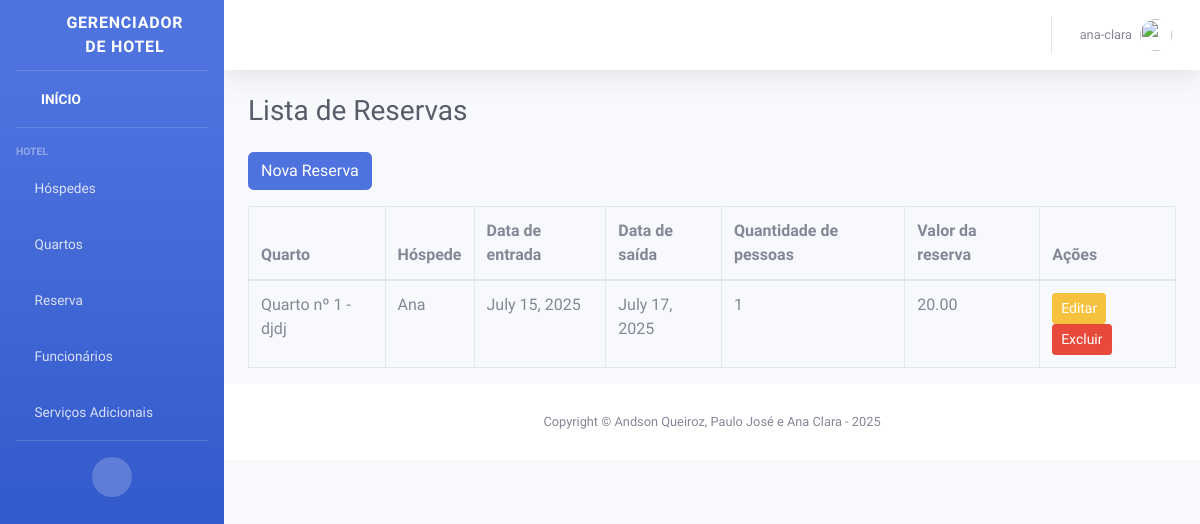
Page /reservas (signed in) on the committed database.
### reservas/models.py (models this page shows, shortened)
class Reserva(models.Model):
    hospede = models.ForeignKey(Hospede, to_field='cpf', on_delete=models.CASCADE)
    quarto = models.ForeignKey(Quarto, on_delete=models.CASCADE)
    dtEntrada = models.DateField()
    dtSaida = models.DateField()
    quantPessoas = models.PositiveIntegerField()
    valor_total = models.DecimalField(max_digits=8, decimal_places=2, blank=True, null=True)

### quartos/models.py (models this page shows)
class Quarto(models.Model):
    numero = models.IntegerField(unique=True, primary_key=True)
    tipo = models.CharField(max_length=50)
    capacidade = models.IntegerField()
    disponibilidade = models.BooleanField(default=True)
    preco_diaria = models.DecimalField(max_digits=8, decimal_places=2)
    def __str__(self):
        return f"Quarto nº {self.numero} - {self.tipo}"

### clientes/models.py (models this page shows)
class Hospede(models.Model):
    nome = models.CharField(max_length=100)
    telefone = models.CharField(max_length=20)
    ativo = models.BooleanField(default=False)
    cpf = models.CharField(primary_key=True, max_length=14)
    def __str__(self):
        return self.nome

### reservas/views.py (the view)
# urls.py: path('reservas', views.listar_reservas, name='listar_reservas'),
@login_required
def listar_reservas(request):
    reservas = Reserva.objects.all()
    return render(request, 'reservas/listar.html', {'reservas': reservas})

### templates/reservas/listar.html
{% extends 'base.html' %}
{% block content %}
<div class="container-fluid">
  <h1 class="h3 mb-4 text-gray-800">Lista de Reservas</h1>
  <a href="{% url 'cadastrar_reserva' %}" class="btn btn-primary mb-3">Nova Reserva</a>
  <table class="table table-bordered">
    <thead>
      <tr>
        <th>Quarto</th>
        <th>Hóspede</th>
        <th>Data de entrada</th>
        <th>Data de saída</th>
        <th>Quantidade de pessoas</th>
        <th>Valor da reserva</th>
        <th>Ações</th>
      </tr>
    </thead>
    <tbody>
      {% for reserva in reservas %}
      <tr>
        <td>{{ reserva.quarto }}</td>
        <td>{{ reserva.hospede }}</td>
        <td>{{ reserva.dtEntrada }}</td>
        <td>{{ reserva.dtSaida }}</td>
        <td>{{ reserva.quantPessoas }}</td>
        <td>{{ reserva.valor_total }}</td>
        <td>
          <a href="{% url 'editar_reserva' reserva.id %}" class="btn btn-warning btn-sm">Editar</a>
          <a href="{% url 'deletar_reserva' reserva.id %}" class="btn btn-danger btn-sm" onclick="return confirm('Tem certeza que deseja excluir esta reserva?')">Excluir</a>
        </td>
      </tr>
      {% empty %}
      <tr>
        <td colspan="5">Nenhuma reserva encontrada.</td>
      </tr>
      {% endfor %}
    </tbody>
  </table>
</div>
{% endblock %}

### templates/base.html (shortened to what this page needs)
<!DOCTYPE html>
<html lang="en">
{% load static %}
<head>
    <link href="{% static 'vendor/fontawesome-free/css/all.min.css' %}" rel="stylesheet" type="text/css">
    <link href="{% static 'css/sb-admin-2.min.css' %}" rel="stylesheet">
</head>
<body id="page-top d-flex flex-column min-vh-100">
    <div id="wrapper">
        <ul class="navbar-nav bg-gradient-primary sidebar sidebar-dark accordion" id="accordionSidebar">
            <a class="sidebar-brand d-flex align-items-center justify-content-center" href="index.html">
                <div class="sidebar-brand-icon rotate-n-15">
                    <i class="fas fa-laugh-wink"></i>
                </div>
                <div class="sidebar-brand-text mx-3">Gerenciador de HOTEL</div>
            </a>
            <hr class="sidebar-divider my-0">
            <li class="nav-item active">
                <a class="nav-link" href="{% url 'listar_tudo' %}">
                    <i class="fas fa-fw fa-tachometer-alt"></i>
                    <span>INÍCIO</span></a>
            </li>
            <hr class="sidebar-divider">
            <div class="sidebar-heading">
                Hotel
            </div>
            <li class="nav-item">
                <a class="nav-link collapsed" href="#" data-toggle="collapse" data-target="#collapseTwo"
                    aria-expanded="true" aria-controls="collapseTwo">
                    <i class="fas fa-suitcase-rolling"></i>
                    <span>Hóspedes</span>
                </a>
            </li>
            <li class="nav-item">
                <a class="nav-link collapsed" href="#" data-toggle="collapse" data-target="#collapseUtilities"
                    aria-expanded="true" aria-controls="collapseUtilities">
                    <i class="fas fa-bed"></i>
                    <span>Quartos</span>
                </a>
            </li>
            <li class="nav-item">
                <a class="nav-link collapsed" href="#" data-toggle="collapse" data-target="#collapseReserva"
                    aria-expanded="true" aria-controls="collapseReserva">
                    <i class="fas fa-hotel"></i>
                    <span>Reserva</span>
                </a>
            </li>
            <li class="nav-item">
                <a class="nav-link collapsed" href="#" data-toggle="collapse" data-target="#collapseFuncionarios"
                    aria-expanded="true" aria-controls="collapseFuncionarios">
                    <i class="fas fa-user-tie"></i>
                    <span>Funcionários</span>
                </a>
            </li>
             <li class="nav-item">
                <a class="nav-link collapsed" href="#" data-toggle="collapse" data-target="#collapseServicos"
                    aria-expanded="true" aria-controls="collapseServicos">
                    <i class="fas fa-concierge-bell"></i>
                    <span>Serviços Adicionais</span>
                </a>
            </li>
            <hr class="sidebar-divider d-none d-md-block">
            <div class="text-center d-none d-md-inline">
                <button class="rounded-circle border-0" id="sidebarToggle"></button>
            </div>
        </ul>
        <div id="content-wrapper" class="d-flex flex-column">
            <main id="content" class="flex-fill">
                <nav class="navbar navbar-expand navbar-light bg-white topbar mb-4 static-top shadow">
                    <ul class="navbar-nav ml-auto">
                        {% if user.is_authenticated %}
                        <li class="nav-item dropdown no-arrow">
                            <a class="nav-link dropdown-toggle" href="#" id="userDropdown" role="button"
                                data-toggle="dropdown" aria-haspopup="true" aria-expanded="false">
                                <span class="mr-2 d-none d-lg-inline text-gray-600 small">{{ user.username }}</span>
                                <img class="img-profile rounded-circle" src="{% static 'img/undraw_profile.svg' %}">
                            </a>
                        </li>
                    {% else %}
                        <li class="nav-item">
                            <a class="nav-link" href="{% url 'login' %}">Login</a>
                        </li>
                    {% endif %}
                    </ul>
                </nav>
                {% block content %}{% endblock %}
            <footer class="footer sticky-footer bg-white">
                <div class="container my-auto">
                    <div class="copyright text-center my-auto">
                        <span>Copyright &copy; Andson Queiroz, Paulo José e Ana Clara - 2025</span>
                    </div>
                </div>
            </footer>
        </div>
    </div>
</body>
</html>

### rows in the picture
Reserva: quarto "Quarto nº 1 - djdj", hospede "Ana", dtEntrada "July 15, 2025", dtSaida "July 17, 2025", quantPessoas "1", valor_total "20.00"

### other values in the picture
{{ user.username }} "ana-clara"
